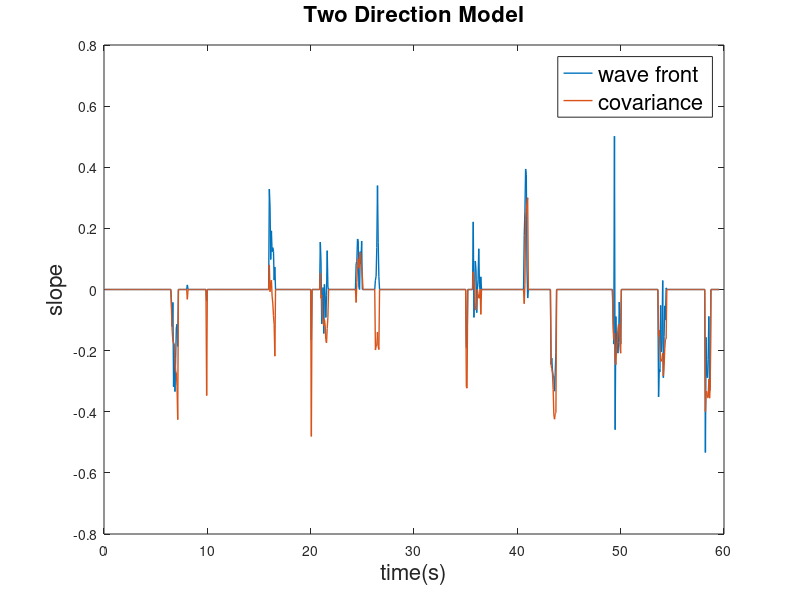

Write the MATLAB code that produced this figure.
load('slope.mat')

[m, n] = size(slope_direction);
x = 1:m;
x = x/15;
figure(1);
plot(x, slope_direction(:,2),'lineWidth',1);
hold on;
plot(x, slope_direction(:,1),'lineWidth',1);
hold off;

legend({'wave front','covariance'},'FontSize',16);
ylabel('slope', 'FontSize',16); 
xlabel('time(s)','FontSize',16);
s = sprintf('Two Direction Model\n');
title(s, 'FontSize', 16);